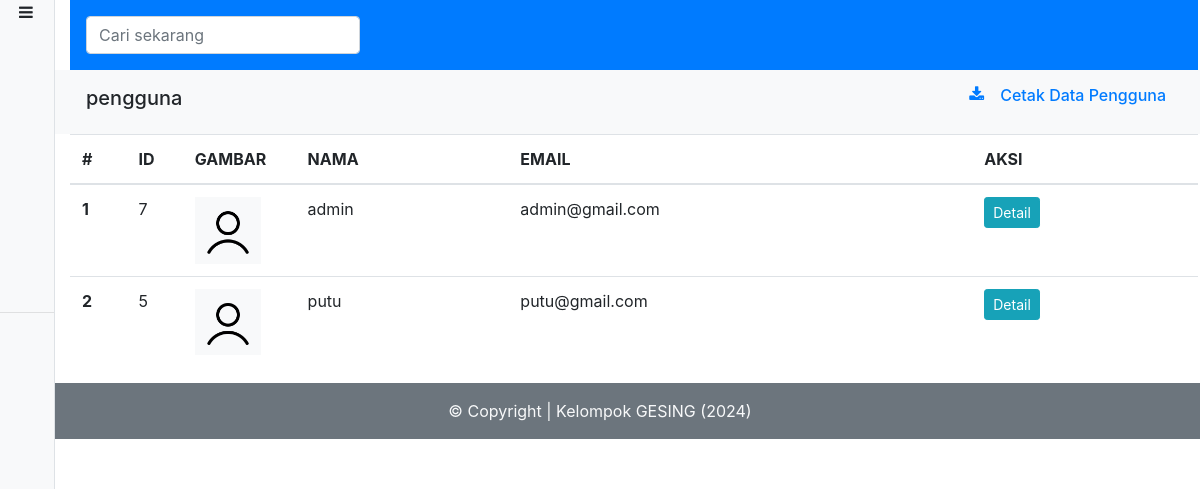
The app's page /technoid/admin/pengguna.php (signed in) with its own data.
### tables this page shows
CREATE TABLE `users` (
  `id_user` int(11) NOT NULL,
  `nama` varchar(191) NOT NULL,
  `email` varchar(50) NOT NULL,
  `sandi` varchar(191) NOT NULL,
  `image` varchar(191) NOT NULL,
  `role` varchar(15) NOT NULL,
  `createat` datetime NOT NULL DEFAULT current_timestamp() ON UPDATE current_timestamp(),
  `updateat` datetime DEFAULT NULL
);

### technoid/function/admin.php (called while the page is built, shortened)
<?php
require 'koneksi.php';
function pengguna()
{
    global $konek;
    $penggunas = [];
    $pengguna = mysqli_query($konek, "SELECT * FROM users ORDER BY id_user DESC");
    while ($p = $pengguna->fetch_object()) {
        $penggunas[] = $p;
    }
    $data = [
        'judul' => 'Data Pengguna | Admin',
        'pengguna' => $penggunas,
    ];
    return $data;
}

### technoid/admin/pengguna.php (the view, shortened to what this page needs)
<?php
require '../function/admin.php';
$pengguna = pengguna()['pengguna'];
$dataUrl = "pengguna";
require 'template_admin/header.php';
?>
<div class="row py-3 px-3 bg-light justify-content-around">
    <div class="col-sm">
        <h5 id="judul" class="text-uppsercase ">pengguna</h5>
    </div>
    <div class="col-sm">
        <a href="<?= url ?>admin/cetakPengguna.php" class="d-flex justify-content-end text-decoration-none"><i class=" fa fa-download"></i>
            <h6 class="mx-3">Cetak Data Pengguna</h6>
        </a>
    </div>
</div>
<table class="pengguna table">
    <thead>
        <tr>
            <th scope="col" style="width: 5%">#</th>
            <th scope="col" style="width: 5%">ID</th>
            <th scope="col" style="width: 10%">GAMBAR</th>
            <th scope="col">NAMA</th>
            <th scope="col">EMAIL</th>
            <th scope="col">AKSI</th>
        </tr>
    </thead>
    <tbody>
        <?php foreach ($pengguna as $key => $value) : ?>
            <tr>
                <th scope="row"><?= $key + 1 ?></th>
                <td><?= $value->id_user ?></td>
                <td>
                    <img src="<?= url ?>assets/images/user/<?= $value->image ?>" class="w-75 bg-light" alt="">
                </td>
                <td><?= $value->nama ?></td>
                <td><?= $value->email ?></td>
                <td>
                    <button type="button" class="btn btn-sm btn-info" data-toggle="modal" data-target="#detail<?= $value->id_user ?>">Detail</button>
                </td>
            </tr>
        <?php endforeach; ?>
    </tbody>
</table>
<?php require 'template_admin/footer.php' ?>

### technoid/admin/template_admin/header.php (shortened to what this page needs)
<!doctype html>
<html lang="en">
<head>
    <link rel="stylesheet" href="<?= url ?>assets/css/bootstrap.min.css">
    <link rel="stylesheet" href="<?= url ?>assets/font-awesome/css/font-awesome.min.css">
    <link rel="stylesheet" href="<?= url ?>assets/css/custom.css">
</head>
<body>
    <?php require 'sidebar.php' ?>
    <div class="content">
        <div class="topbar bg-primary py-2">
            <nav class="row navbar ">
                <div class="col form-inline">
                    <input id="input-cari" data-url="<?= $dataUrl ?>" class="form-control mr-sm-2" type="search" placeholder="Cari sekarang" name="cari">
                </div>
            </nav>
        </div>

### technoid/admin/template_admin/sidebar.php
<div class="sidebar border-right bg-light fixed-left">
    <div id="side-btn">
        <i id="icon" class="fa fa-bars"></i>
    </div>
    <div class="wrap-content">
        <div class="head my-5 text-center">
            <h4 class="text-secondary">Admin Page</h4>
        </div>
        <ul class="list text-left">
            <h5 class="ml-3 mb-4">Halaman</h5>
            <li class="list-item"><a href="<?= url ?>admin/index.php"><i class="fa fa-dashboard "></i>Dashboard</a></li>
            <li class="list-item"><a href="<?= url ?>admin/produk.php"><i class="fa fa-archive "></i>Produk</a></li>
            <li class="list-item"><a href="<?= url ?>admin/transaksi.php"><i class="fa fa-money "></i>Transaksi</a></li>
            <li class="list-item"><a href="<?= url ?>admin/pengguna.php"><i class="fa fa-user "></i>Pengguna</a></li>
        </ul>
        <hr>
        <ul class="list text-left ">
            <h5 class="ml-3 mb-4">Lainnya</h5>
            <li class="list-item"><a href="<?= url ?>admin/profil.php/?id= <?= $_SESSION['iduser'] ?>"><i class="fa fa-user "></i>Profil</a></li>
            <li class="list-item"><a href="<?= url ?>user/keluar.php"><i class="fa fa-sign-out "></i>Keluar</a></li>
        </ul>
    </div>
</div>

### technoid/admin/template_admin/footer.php (shortened to what this page needs)
</div>
<footer>
    <div class="text-center py-3 bg-secondary">
        <span class="text-light ">&copy Copyright | <?= author . " (" . date('Y') . ")" ?></span>
    </div>
</footer>
</body>
</html>

### technoid/assets/css/custom.css (style rules this page uses)
* { margin: 0; padding: 0; }
.sidebar { display: block; position: fixed; z-index: 1; width: 250px; height: 100%; transform: translateX(-195px); transition: all ease-in-out 500ms; }
#side-btn { cursor: pointer; float: right; }
.sidebar .list-item { font-size: 18px; margin: 5px 25px; list-style: none; }
.sidebar i { width: 25px; margin: 0 10px; }
.content { display: block; width: 94%; margin-left: 70px; transition: all ease-in-out 600ms; }

### records on screen
users: id_user "7", image (placeholder picture), nama "admin", email "admin@gmail.com"
users: id_user "5", image (placeholder picture), nama "putu", email "putu@gmail.com"

### other values on screen
author "Kelompok GESING"
